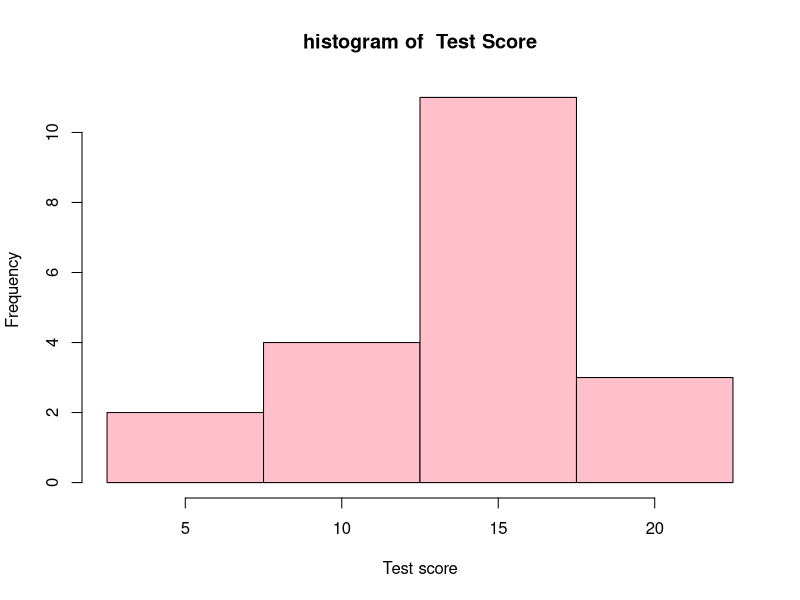

Source code (R):
score <- c(11,8,14,5,17,18,9,13,15,19,15,12,18,17,15,17,16,16,3,17)
range(score)
mean(score)
median(score)
quantile(score)

var(score)
sd(score)


#overview data 
summary(score)
IQR(score)

#mode 
getmode <- function(v) {
  uniqv <- unique(v)
  uniqv[which.max(tabulate(match(v, uniqv)))]
}
getmode(score)



# frequency distribution 
bins <- seq(2.5,22.5,by=5) 
score_table <- cut(score,bins)
transform(table(score_table))

#histogram
hist(score,
     breaks = bins,
     main = "histogram of  Test Score",
     xlab = "Test score",
     col="pink")

